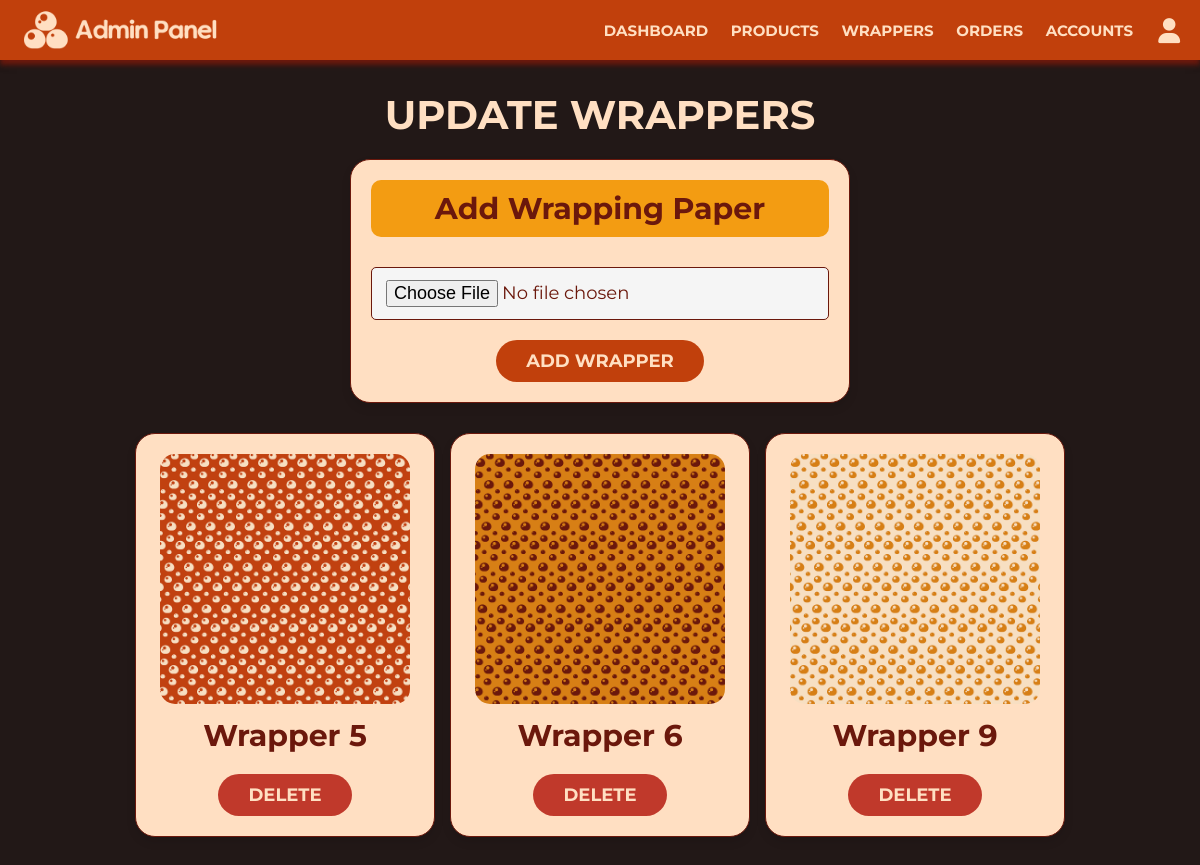
Screenshot of /admin_wrapper.php (signed in) with the database file from the repository.
### tables this page shows
CREATE TABLE `wrappers` (
  `wrapperID` int(12) NOT NULL,
  `image` varchar(100) NOT NULL
);

### admin_wrapper.php (the view, shortened to what this page needs)
<?php
include 'connect.php';
?>
<!DOCTYPE html>
<html lang="en">
<head>
   <link rel="stylesheet" href="https://cdnjs.cloudflare.com/ajax/libs/font-awesome/6.0.0/css/all.min.css">
   <link rel="stylesheet" href="admin_style.css">
</head>
<body>
<?php include 'admin_header.php'; ?>
<section class="add-products">
   <h1 class="title">update wrappers</h1>
   <form action="" method="post" enctype="multipart/form-data">
      <p class="boxTitle">add wrapping paper</p>
      <input type="file" name="image" accept="image/jpg, image/jpeg, image/png" class="box" required>
      <input type="submit" value="add wrapper" name="add_product" class="btn">
   </form>
</section>
<section class="show-products">
   <div class="box-container">
      <?php
         $select_products = mysqli_query($conn, "SELECT * FROM `wrappers`") or die('query failed');
         if(mysqli_num_rows($select_products) > 0){
            while($fetch_products = mysqli_fetch_assoc($select_products)){
      ?>
      <div class="box">
         <img src="uploaded_img/<?php echo $fetch_products['image']; ?>" alt="">
         <div class="name">Wrapper <?php echo $fetch_products['wrapperID']; ?></div>
         <a href="admin_wrapper.php?delete=<?php echo $fetch_products['wrapperID']; ?>" class="delete-btn" onclick="return confirm('delete this product?');">delete</a>
      </div>
      <?php
         }
      }else{
         echo '<p class="empty">No wrappers added yet!</p>';
      }
      ?>
   </div>
</section>
</body>
</html>

### admin_header.php (shortened to what this page needs)
<header class="header">
   <div class="flex">
      <a href="admin_page.php" class="logo"></a>
      <div id=navlinks>
      <nav class="navbar">
         <a href="admin_page.php">dashboard</a>
         <a href="admin_products.php">products</a>
         <a href="admin_wrapper.php">wrappers</a>
         <a href="admin_orders.php">orders</a>
         <a href="admin_users.php">accounts</a>
      </nav>
      <div class="icons">
            <div id="user-btn" class="fas fa-user"></div>
      </div>
      </div>
   </div>
</header>

### admin_style.css (style rules this page uses)
:root { --purple:#C1400C; --red:#c0392b; --orange:#f39c12; --black:#6B180C; --white:#FFDFC2; --light-color:#6B180C; --light-white:#ccc; --light-bg:#f5f5f5; --border:.1rem solid var(--black); --box-shadow:0 .5rem 1rem rgba(0,0,0,.1); }
* { font-family: 'Montserrat',sans-serif; margin:0; padding:0; box-sizing: border-box; outline: none; border:none; text-decoration: none; transition:all .2s linear; }
html { font-size: 62.5%; overflow-x: hidden; }
body { background-color: #221817; }
#user-btn { color:#FFDFC2; }
section { padding:3rem 2rem; }
.title { text-align: center; margin-bottom: 2rem; text-transform: uppercase; color:#FFDFC2; font-size: 4rem; }
.btn, .option-btn, .delete-btn, .white-btn { display: inline-block; margin-top: 1rem; padding:1rem 3rem; cursor: pointer; color:#FFDFC2; font-size: 1.8rem; border-radius: 5rem; text-transform: uppercase; font-weight: 700; background-color: #D67F12; }
.white-btn, .btn { background-color: var(--purple); }
.delete-btn { background-color: var(--red); }
.header { position: sticky; top:0; left:0; right:0; z-index: 1000; background-color: var(--white); box-shadow: var(--box-shadow); }
.header .flex { background-color: #C1400C; box-shadow: 0px 5px 5px #6B180C; display: flex; align-items: center; justify-content: space-between; position: relative; max-width: 100vw; margin:0 auto; padding: 0 20px; }
.header .flex .logo { margin: 0; padding: 0; height: 60px; width: 200px; background-position: center; background-repeat: no-repeat; background-size: contain; background-image: url("img/logoAdmin.png"); }
#navlinks { display: flex; align-items: center; }
.header .flex .navbar a { text-transform: uppercase; margin:0 1rem; font-size: 1.5rem; font-weight: 700; color:#FFDFC2; }
.header .flex .icons div { margin-left: 1.5rem; font-size: 2.5rem; cursor: pointer; color:var(--black); }
.add-products form { background-color: var(--white); border-radius: 2rem; padding:2rem; text-align: center; box-shadow: var(--box-shadow); border:var(--border); max-width: 50rem; margin:0 auto; }
.add-products form .box { width: 100%; background-color: var(--light-bg); border-radius: .5rem; margin:1rem 0; padding:1.2rem 1.4rem; color:var(--black); font-size: 1.8rem; border:var(--border); }
.show-products .box-container { display: grid; grid-template-columns: repeat(auto-fit, 30rem); justify-content: center; gap:1.5rem; max-width: 1200px; margin:0 auto; align-items: flex-start; }
.show-products { padding-top: 0; }
.show-products .box-container .box { text-align: center; padding:2rem; border-radius: 2rem; border:var(--border); box-shadow: var(--box-shadow); background-color: var(--white); }
.show-products .box-container .box img { border-radius: 1.5rem; height: 25rem; width: 25rem; object-fit: cover; }
.show-products .box-container .box .name { padding:1rem 0; font-size: 3rem; color:var(--black); font-weight: 700; }
.boxTitle { color: #6B180C; text-align: center; font-size: 30px; font-weight: 700; background-color: #f39c12; border-radius: 1rem; padding: 1rem; margin-bottom: 2rem; text-transform: capitalize; }

### rows the page displays
wrappers: image (picture), wrapperID "5"
wrappers: image (picture), wrapperID "6"
wrappers: image (picture), wrapperID "9"
